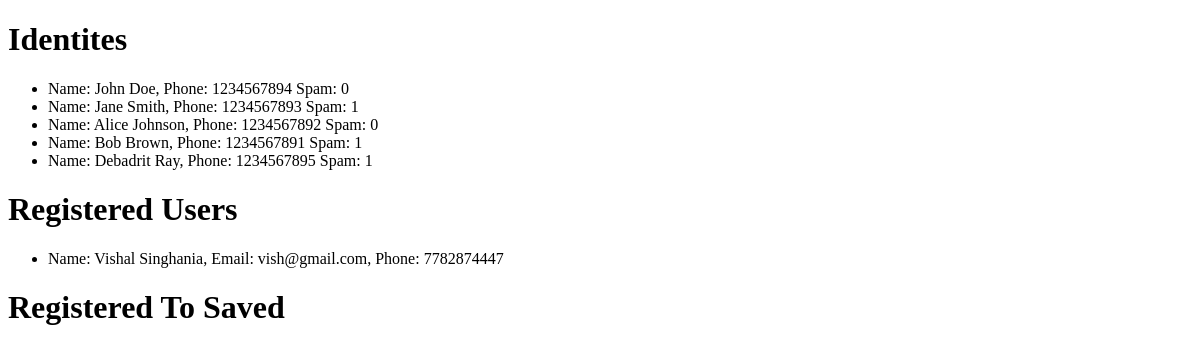
Before: /identities/ with the older database file.
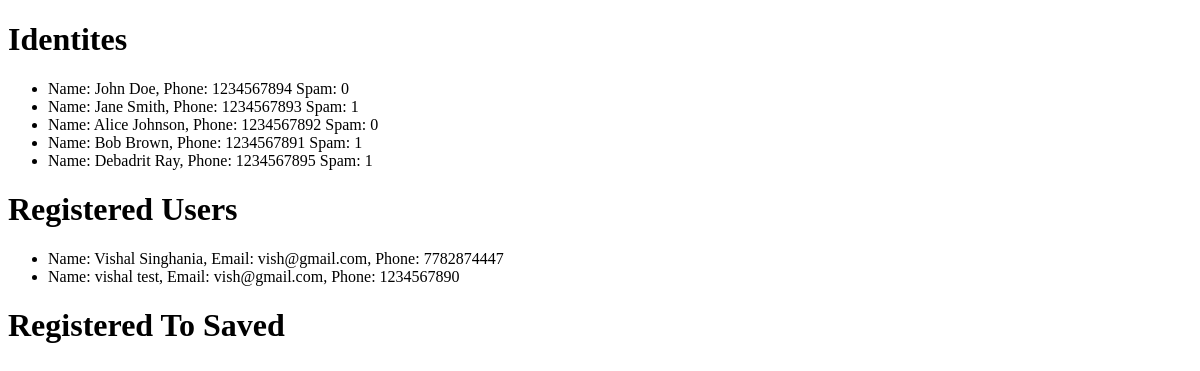
After: the same page with the newer database file.
### identities/models.py (models this page shows, shortened)
class Identity(models.Model):
    first_name = models.CharField(max_length=64)
    last_name = models.CharField(max_length=64)
    phone = models.CharField(max_length=64)
    email = models.CharField(max_length=64)
    is_spam = models.IntegerField(default=0)
    class Meta:
        unique_together = ('first_name', 'last_name', 'phone', 'email', 'is_spam')

class Registered(models.Model):
    phone = models.CharField(max_length=64, primary_key=True)
    first_name = models.CharField(max_length=64)
    last_name = models.CharField(max_length=64)
    email = models.CharField(max_length=64, null=True)

### identities/views.py (the view)
# urls.py: path("", views.index, name="index")
def index(request):
    return render(request, "identities/index.html", {
        "identities": Identity.objects.all(),
        "registered": Registered.objects.all(),
        "registered_to_saved": RegisteredToSaved.objects.all()
    })

### identities/templates/identities/index.html (shortened to what this page needs)
{% extends "identities/layout.html" %}
{% block body %}
    <h1>Identites</h1>
    <ul>
        {% for identity in identities %}
            <li> Name: {{ identity.first_name }} {{ identity.last_name }}, Phone: {{ identity.phone }} Spam: {{ identity.is_spam }} </li>
        {% endfor %}
    </ul>
    <h1>Registered Users</h1>
    <ul>
        {% for reg in registered %}
            <li> Name: {{ reg.first_name }} {{ reg.last_name }}, Email: {{ reg.email}}, Phone: {{ reg.phone }} </li>
        {% endfor %}
    </ul>
    <h1>Registered To Saved</h1>
{% endblock %}

Changed rows visible on the page:
added Registered: first_name "vishal", last_name "test", email "vish@gmail.com", phone "1234567890"
